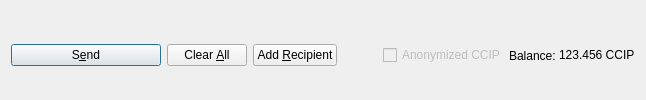
         <widget class="QFrame" name="frame_Send">
          <layout class="QHBoxLayout" name="horizontalLayout">
           <property name="bottomMargin">
            <number>0</number>
           </property>
           <item>
            <widget class="QPushButton" name="sendButton">
             <property name="minimumSize">
              <size>
               <width>150</width>
               <height>0</height>
              </size>
             </property>
             <property name="toolTip">
              <string>Confirm the send action</string>
             </property>
             <property name="text">
              <string>S&amp;end</string>
             </property>
             <property name="icon">
              <iconset resource="../ccip.qrc">
               <normaloff>:/icons/send</normaloff>:/icons/send</iconset>
             </property>
             <property name="autoDefault">
              <bool>false</bool>
             </property>
             <property name="default">
              <bool>true</bool>
             </property>
            </widget>
           </item>
           <item>
            <widget class="QPushButton" name="clearButton">
             <property name="sizePolicy">
              <sizepolicy hsizetype="Minimum" vsizetype="Fixed">
               <horstretch>0</horstretch>
               <verstretch>0</verstretch>
              </sizepolicy>
             </property>
             <property name="toolTip">
              <string>Clear all fields of the form.</string>
             </property>
             <property name="text">
              <string>Clear &amp;All</string>
             </property>
             <property name="icon">
              <iconset resource="../ccip.qrc">
               <normaloff>:/icons/remove</normaloff>:/icons/remove</iconset>
             </property>
             <property name="autoDefault">
              <bool>false</bool>
             </property>
            </widget>
           </item>
           <item>
            <widget class="QPushButton" name="addButton">
             <property name="toolTip">
              <string>Send to multiple recipients at once</string>
             </property>
             <property name="text">
              <string>Add &amp;Recipient</string>
             </property>
             <property name="icon">
              <iconset resource="../ccip.qrc">
               <normaloff>:/icons/add</normaloff>:/icons/add</iconset>
             </property>
             <property name="autoDefault">
              <bool>false</bool>
             </property>
            </widget>
           </item>
           <item>
            <spacer name="horizontalSpacer">
             <property name="orientation">
              <enum>Qt::Horizontal</enum>
             </property>
             <property name="sizeHint" stdset="0">
              <size>
               <width>40</width>
               <height>20</height>
              </size>
             </property>
            </spacer>
           </item>
           <item>
            <layout class="QHBoxLayout" name="horizontalLayout_2">
             <property name="spacing">
              <number>3</number>
             </property>
             <item>
              <widget class="QCheckBox" name="checkzCCIP">
               <property name="enabled">
                <bool>false</bool>
               </property>
               <property name="text">
                <string>Anonymized CCIP</string>
               </property>
              </widget>
             </item>
             <item>
              <widget class="QLabel" name="label">
               <property name="text">
                <string>Balance:</string>
               </property>
              </widget>
             </item>
             <item>
              <widget class="QLabel" name="labelBalance">
               <property name="sizePolicy">
                <sizepolicy hsizetype="Preferred" vsizetype="Fixed">
                 <horstretch>0</horstretch>
                 <verstretch>0</verstretch>
                </sizepolicy>
               </property>
               <property name="cursor">
                <cursorShape>IBeamCursor</cursorShape>
               </property>
               <property name="text">
                <string notr="true">123.456 CCIP</string>
               </property>
               <property name="textInteractionFlags">
                <set>Qt::LinksAccessibleByMouse|Qt::TextSelectableByKeyboard|Qt::TextSelectableByMouse</set>
               </property>
              </widget>
             </item>
            </layout>
           </item>
          </layout>
         </widget>
